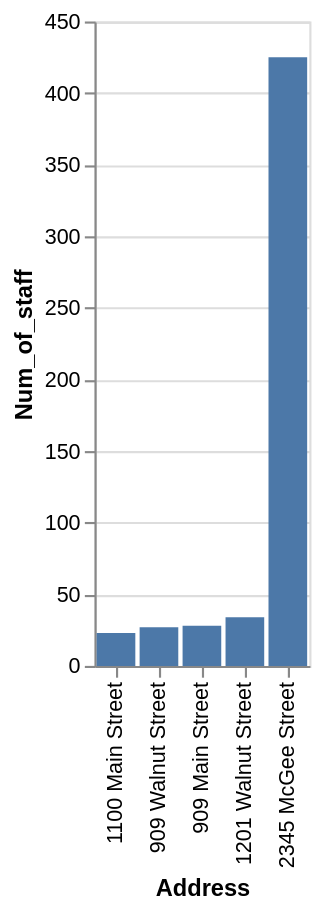

Express this chart as Vega-Lite.
### Vega-Lite specification from a JSON file in a GitHub repository (floating-point values rounded to 4 significant figures)
{"data": {"values": [{"x_data": "1100 Main Street", "y_data": 23}, {"x_data": "909 Walnut Street", "y_data": 27}, {"x_data": "909 Main Street", "y_data": 28}, {"x_data": "1201 Walnut Street", "y_data": 34}, {"x_data": "2345 McGee Street", "y_data": 425}]}, "mark": "bar", "encoding": {"x": {"field": "x_data", "type": "nominal", "title": "Address", "sort": {"op": "sum", "field": "y_data", "order": "ascending"}}, "y": {"field": "y_data", "type": "quantitative", "title": "Num_of_staff"}}}
